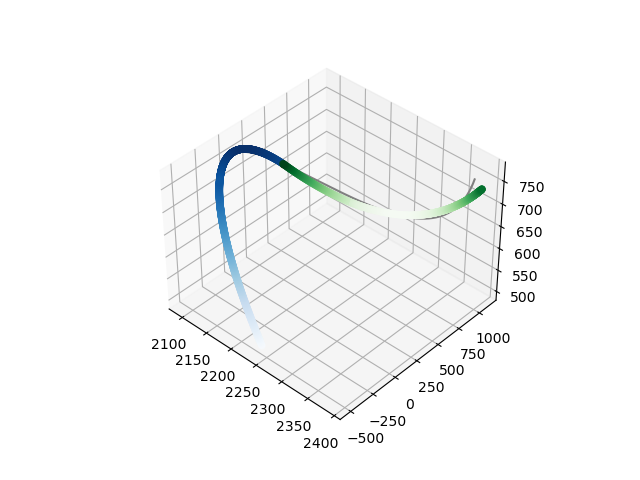

This figure's Python source:
import numpy as np
from matplotlib.pyplot import *
from mpl_toolkits.mplot3d.axes3d import Axes3D
import matplotlib.pyplot as plt
from pandas import *
from scipy.optimize import minimize

def generate_circle_by_vectors(t, C, r, n, u):
    n = n/np.linalg.norm(n)
    u = u/np.linalg.norm(u)
    P_circle = r*np.cos(t)[:,np.newaxis]*u + r*np.sin(t)[:,np.newaxis]*np.cross(n,u) + C
    return P_circle

def fit_circle_2d(x, y, p=[]):
    if len(p)==0:
        A = np.array([x, y, np.ones(len(x))]).T
        b = x**2 + y**2
        
        # Solve by method of least squares
        c = np.linalg.lstsq(A,b,rcond=None)[0]
        
        # Get circle parameters from solution c
        xc = c[0]/2
        yc = c[1]/2
        r = np.sqrt(c[2] + xc**2 + yc**2)
        return xc, yc, r
    else:
        # fun = lambda t: np.linalg.norm(t[0]*x + t[1]*y + p[0]**2 - t[0]*p[0] + p[1]**2 - t[1]*p[1] - np.square(x) - np.square(y))
        # res = minimize(fun, (0,0), method='SLSQP')
        # center=res.x/2.
        # r=np.linalg.norm(p[:-1]-center)
        # return center[0], center[1], r


        ###rewrite lstsq to fit point p on circle
        A = np.array([x-p[0], y-p[1]]).T
        b = x**2 + y**2 - p[0]**2 - p[1]**2
        
        # Solve by method of least squares
        c = np.linalg.lstsq(A,b,rcond=None)[0]
        
        # Get circle parameters from solution c
        xc = c[0]/2
        yc = c[1]/2
        r=np.linalg.norm(p[:-1]-np.array([xc,yc]))
        return xc, yc, r
        

#-------------------------------------------------------------------------------
# RODRIGUES ROTATION
# - Rotate given points based on a starting and ending vector
# - Axis k and angle of rotation theta given by vectors n0,n1
#   curve_rot = P*cos(theta) + (k x P)*sin(theta) + k*<k,P>*(1-cos(theta))
#-------------------------------------------------------------------------------
def rodrigues_rot(curve, n0, n1):
    
    # If curve is only 1d array (coords of single point), fix it to be matrix
    if curve.ndim == 1:
        curve = curve[np.newaxis,:]
    
    # Get vector of rotation k and angle theta
    n0 = n0/np.linalg.norm(n0)
    n1 = n1/np.linalg.norm(n1)
    k = np.cross(n0,n1)
    k = k/np.linalg.norm(k)
    theta = np.arccos(np.dot(n0,n1))
    
    # Compute rotated points
    curve_rot = np.zeros((len(curve),3))
    for i in range(len(curve)):
        curve_rot[i] = curve[i]*np.cos(theta) + np.cross(k,curve[i])*np.sin(theta) + k*np.dot(k,curve[i])*(1-np.cos(theta))

    return curve_rot


#-------------------------------------------------------------------------------
# ANGLE BETWEEN
# - Get angle between vectors u,v with sign based on plane with unit normal n
#-------------------------------------------------------------------------------
def angle_between(u, v, n=None):
    if n is None:
        return np.arctan2(np.linalg.norm(np.cross(u,v)), np.dot(u,v))
    else:
        return np.arctan2(np.dot(n,np.cross(u,v)), np.dot(u,v))

    
#-------------------------------------------------------------------------------
# - Make axes of 3D plot to have equal scales
# - This is a workaround to Matplotlib's set_aspect('equal') and axis('equal')
#   which were not working for 3D
#-------------------------------------------------------------------------------
def set_axes_equal_3d(ax):
    limits = np.array([ax.get_xlim3d(), ax.get_ylim3d(), ax.get_zlim3d()])
    spans = np.abs(limits[:,0] - limits[:,1])
    centers = np.mean(limits, axis=1)
    radius = 0.5 * np.max(spans)
    ax.set_xlim3d([centers[0]-radius, centers[0]+radius])
    ax.set_ylim3d([centers[1]-radius, centers[1]+radius])
    ax.set_zlim3d([centers[2]-radius, centers[2]+radius])

def circle_fit(curve,p=[]):
    ###curve: 3D point data
    ###p:   constraint point of the arc
    ########################################
    ###return curve_fit: 3D point data

    if len(p)!=0:
        ###fit on a plane first
        curve_mean = curve.mean(axis=0)
        curve_centered = curve - curve_mean
        p_centered = p - curve_mean

        ###constraint fitting
        fun = lambda t: np.linalg.norm(np.dot(curve_centered,t) - np.ones(len(curve)))
        cons = ({'type': 'eq', 'fun': lambda t:  np.dot(p_centered,t) - 1 })
        res = minimize(fun, (0,0,0), method='SLSQP', constraints=cons)
        normal=res.x

        ###rewrite lstsq to fit point p on plane
        # A = np.array([curve_centered[:,0]-p_centered[0]/p_centered[2], curve_centered[:,1]-p_centered[1]/p_centered[2]]).T
        # b = np.ones(len(curve))-curve_centered[:,2]/p_centered[2]
        # c = np.linalg.lstsq(A,b,rcond=None)[0]
        # normal=np.array([c[0],c[1],(1-c[0]*p_centered[0]-c[1]*p_centered[1])/p_centered[2]])

        

        ###make sure constraint point is on plane
        # print(np.dot(normal,p_centered))
        ###normalize plane normal
        normal=normal/np.linalg.norm(normal)

        ###project points onto regression plane
        #https://stackoverflow.com/questions/9605556/how-to-project-a-point-onto-a-plane-in-3d
        # curve_xy = curve_centered - np.dot(curve_centered-p_centered,normal)*normal

        curve_xy = rodrigues_rot(curve_centered, normal, [0,0,1])
        p_temp = rodrigues_rot(p_centered, normal, [0,0,1])
        p_temp = p_temp.flatten()


        xc, yc, r = fit_circle_2d(curve_xy[:,0], curve_xy[:,1],p_temp)

    else:
        ###fit on a plane first
        curve_mean = curve.mean(axis=0)
        curve_centered = curve - curve_mean
        U,s,V = np.linalg.svd(curve_centered)
        # Normal vector of fitting plane is given by 3rd column in V
        # Note linalg.svd returns V^T, so we need to select 3rd row from V^T
        normal = V[2,:]

        curve_xy = rodrigues_rot(curve_centered, normal, [0,0,1])
        xc, yc, r = fit_circle_2d(curve_xy[:,0], curve_xy[:,1])
   
    ###convert to 3D coordinates
    C = rodrigues_rot(np.array([xc,yc,0]), [0,0,1], normal) + curve_mean
    C = C.flatten()
    ###get 3D circular arc
    ###always start from constraint p
    u=p-C
    if np.linalg.norm(p-curve[0])<1:
        v=curve[-1] - C
    else:
        v=curve[0] - C

    theta = angle_between(u, v, normal)

    l = np.linspace(0, theta, 1000)
    curve_fitarc = generate_circle_by_vectors(l, C, r, normal, u)
    l = np.linspace(0, 2*np.pi, 1000)
    curve_fitcircle = generate_circle_by_vectors(l, C, r, normal, u)
    return curve_fitarc, curve_fitcircle

###read in points
col_names=['X', 'Y', 'Z','direction_x', 'direction_y', 'direction_z'] 
data = read_csv("../data/from_interp/Curve_in_base_frame.csv", names=col_names)
curve_x=data['X'].tolist()
curve_y=data['Y'].tolist()
curve_z=data['Z'].tolist()
curve=np.vstack((curve_x, curve_y, curve_z)).T

break_point=int(len(curve)/2)
curve1=curve[:break_point]
curve2=curve[break_point:]

curve_fitarc1,curve_fitcircle1=circle_fit(curve1,p=curve[break_point])
curve_fitarc2,curve_fitcircle2=circle_fit(curve2,p=curve[break_point])

###error calc
fit=np.vstack((curve_fitarc1,curve_fitarc2))
error=[]
for i in range(len(fit)):
    error_temp=np.linalg.norm(curve-fit[i],axis=1)
    idx=np.argmin(error_temp)
    error.append(error_temp[idx])

error=np.array(error)
max_cartesian_error=np.max(error)
avg_cartesian_error=np.average(error)

print('max error: ',max_cartesian_error)
print('average error: ',avg_cartesian_error)

###3D plot
plt.figure()
ax = plt.axes(projection='3d')
# ax.set_xlim3d(1500, 3000)
# ax.set_ylim3d(-500, 1000)
# ax.set_zlim3d(0, 1500)


ax.plot3D(curve[:,0], curve[:,1],curve[:,2], 'gray')

# ax.scatter3D(curve[:,0], curve[:,1], curve[:,2], c=curve[:,2], cmap='Reds')

# ax.scatter3D(curve_fitcircle1[:,0], curve_fitcircle1[:,1], curve_fitcircle1[:,2], c=curve_fitcircle1[:,2], cmap='Greens')
# ax.scatter3D(curve_fitcircle2[:,0], curve_fitcircle2[:,1], curve_fitcircle2[:,2], c=curve_fitcircle2[:,2], cmap='Blues')

ax.scatter3D(curve_fitarc1[:,0], curve_fitarc1[:,1], curve_fitarc1[:,2], c=curve_fitarc1[:,2], cmap='Greens')
ax.scatter3D(curve_fitarc2[:,0], curve_fitarc2[:,1], curve_fitarc2[:,2], c=curve_fitarc2[:,2], cmap='Blues')

ax.scatter3D(curve[break_point][0], curve[break_point][1], curve[break_point][2], c=curve[break_point][2], cmap='Oranges_r')



plt.show()
